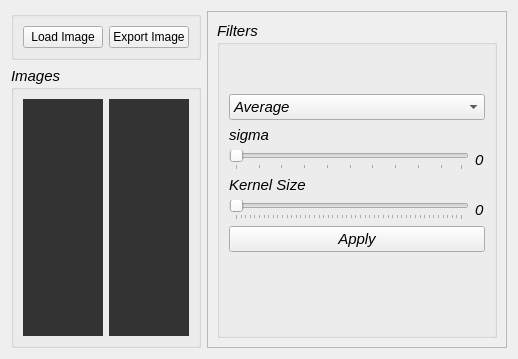
      <widget class="QWidget" name="Filter_tab">
       <attribute name="title">
        <string>Filters</string>
       </attribute>
       <layout class="QGridLayout" name="gridLayout_19">
        <item row="0" column="0">
         <layout class="QVBoxLayout" name="verticalLayout_8">
          <item>
           <widget class="QGroupBox" name="groupBox_6">
            <property name="title">
             <string/>
            </property>
            <layout class="QHBoxLayout" name="horizontalLayout">
             <item>
              <layout class="QGridLayout" name="gridLayout_3">
               <item row="0" column="0">
                <widget class="QPushButton" name="filter_load_image_btn">
                 <property name="text">
                  <string>Load Image</string>
                 </property>
                </widget>
               </item>
               <item row="0" column="1">
                <widget class="QPushButton" name="filter_export_image_btn">
                 <property name="text">
                  <string>Export Image</string>
                 </property>
                </widget>
               </item>
              </layout>
             </item>
            </layout>
           </widget>
          </item>
          <item>
           <widget class="QGroupBox" name="groupBox_7">
            <property name="sizePolicy">
             <sizepolicy hsizetype="Preferred" vsizetype="MinimumExpanding">
              <horstretch>0</horstretch>
              <verstretch>0</verstretch>
             </sizepolicy>
            </property>
            <property name="font">
             <font>
              <pointsize>11</pointsize>
              <italic>true</italic>
              <bold>false</bold>
             </font>
            </property>
            <property name="title">
             <string>Images</string>
            </property>
            <layout class="QGridLayout" name="gridLayout_4">
             <item row="0" column="0">
              <layout class="QHBoxLayout" name="horizontalLayout_16">
               <item>
                <widget class="PlotWidget" name="filter_loaded_image" native="true">
                 <property name="styleSheet">
                  <string notr="true">background-color: #333;</string>
                 </property>
                </widget>
               </item>
              </layout>
             </item>
             <item row="0" column="1">
              <widget class="PlotWidget" name="filter_result_image" native="true">
               <property name="styleSheet">
                <string notr="true">background-color: #333;</string>
               </property>
              </widget>
             </item>
            </layout>
           </widget>
          </item>
         </layout>
        </item>
        <item row="0" column="1">
         <widget class="QFrame" name="frame_2">
          <property name="sizePolicy">
           <sizepolicy hsizetype="Expanding" vsizetype="Preferred">
            <horstretch>0</horstretch>
            <verstretch>0</verstretch>
           </sizepolicy>
          </property>
          <property name="maximumSize">
           <size>
            <width>300</width>
            <height>16777215</height>
           </size>
          </property>
          <property name="frameShape">
           <enum>QFrame::StyledPanel</enum>
          </property>
          <property name="frameShadow">
           <enum>QFrame::Raised</enum>
          </property>
          <layout class="QVBoxLayout" name="verticalLayout_4">
           <item>
            <widget class="QGroupBox" name="groupBox_5">
             <property name="font">
              <font>
               <pointsize>11</pointsize>
               <italic>true</italic>
               <bold>false</bold>
              </font>
             </property>
             <property name="title">
              <string>Filters</string>
             </property>
             <layout class="QVBoxLayout" name="verticalLayout_13">
              <item>
               <spacer name="verticalSpacer_5">
                <property name="orientation">
                 <enum>Qt::Vertical</enum>
                </property>
                <property name="sizeHint" stdset="0">
                 <size>
                  <width>20</width>
                  <height>40</height>
                 </size>
                </property>
               </spacer>
              </item>
              <item>
               <layout class="QVBoxLayout" name="verticalLayout_14">
                <item>
                 <widget class="QComboBox" name="filter_type_combo">
                  <item>
                   <property name="text">
                    <string>Average</string>
                   </property>
                  </item>
                  <item>
                   <property name="text">
                    <string>Median</string>
                   </property>
                  </item>
                  <item>
                   <property name="text">
                    <string>Gaussian</string>
                   </property>
                  </item>
                  <item>
                   <property name="text">
                    <string>Low Pass</string>
                   </property>
                  </item>
                  <item>
                   <property name="text">
                    <string>High Pass</string>
                   </property>
                  </item>
                 </widget>
                </item>
                <item>
                 <layout class="QVBoxLayout" name="verticalLayout_15">
                  <item>
                   <widget class="QLabel" name="filter_param2_label">
                    <property name="text">
                     <string>sigma</string>
                    </property>
                   </widget>
                  </item>
                  <item>
                   <layout class="QHBoxLayout" name="horizontalLayout_22">
                    <item>
                     <widget class="QSlider" name="filter_param2_slider">
                      <property name="orientation">
                       <enum>Qt::Horizontal</enum>
                      </property>
                      <property name="tickPosition">
                       <enum>QSlider::TicksBelow</enum>
                      </property>
                     </widget>
                    </item>
                    <item>
                     <widget class="QLabel" name="filter_param_value_label_3">
                      <property name="sizePolicy">
                       <sizepolicy hsizetype="Fixed" vsizetype="Preferred">
                        <horstretch>0</horstretch>
                        <verstretch>0</verstretch>
                       </sizepolicy>
                      </property>
                      <property name="text">
                       <string>0</string>
                      </property>
                     </widget>
                    </item>
                   </layout>
                  </item>
                  <item>
                   <widget class="QLabel" name="filter_param1_label">
                    <property name="text">
                     <string>Kernel Size</string>
                    </property>
                   </widget>
                  </item>
                  <item>
                   <layout class="QHBoxLayout" name="horizontalLayout_25">
                    <item>
                     <widget class="QSlider" name="filter_param1_slider">
                      <property name="minimum">
                       <number>1</number>
                      </property>
                      <property name="singleStep">
                       <number>2</number>
                      </property>
                      <property name="orientation">
                       <enum>Qt::Horizontal</enum>
                      </property>
                      <property name="tickPosition">
                       <enum>QSlider::TicksBelow</enum>
                      </property>
                      <property name="tickInterval">
                       <number>2</number>
                      </property>
                     </widget>
                    </item>
                    <item>
                     <widget class="QLabel" name="filter_param_value_label_4">
                      <property name="sizePolicy">
                       <sizepolicy hsizetype="Fixed" vsizetype="Preferred">
                        <horstretch>0</horstretch>
                        <verstretch>0</verstretch>
                       </sizepolicy>
                      </property>
                      <property name="text">
                       <string>0</string>
                      </property>
                     </widget>
                    </item>
                   </layout>
                  </item>
                 </layout>
                </item>
                <item>
                 <layout class="QVBoxLayout" name="verticalLayout_16"/>
                </item>
               </layout>
              </item>
              <item>
               <widget class="QPushButton" name="filter_apply_btn">
                <property name="text">
                 <string>Apply</string>
                </property>
               </widget>
              </item>
              <item>
               <spacer name="verticalSpacer_6">
                <property name="orientation">
                 <enum>Qt::Vertical</enum>
                </property>
                <property name="sizeHint" stdset="0">
                 <size>
                  <width>357</width>
                  <height>74</height>
                 </size>
                </property>
               </spacer>
              </item>
             </layout>
            </widget>
           </item>
          </layout>
         </widget>
        </item>
       </layout>
      </widget>
